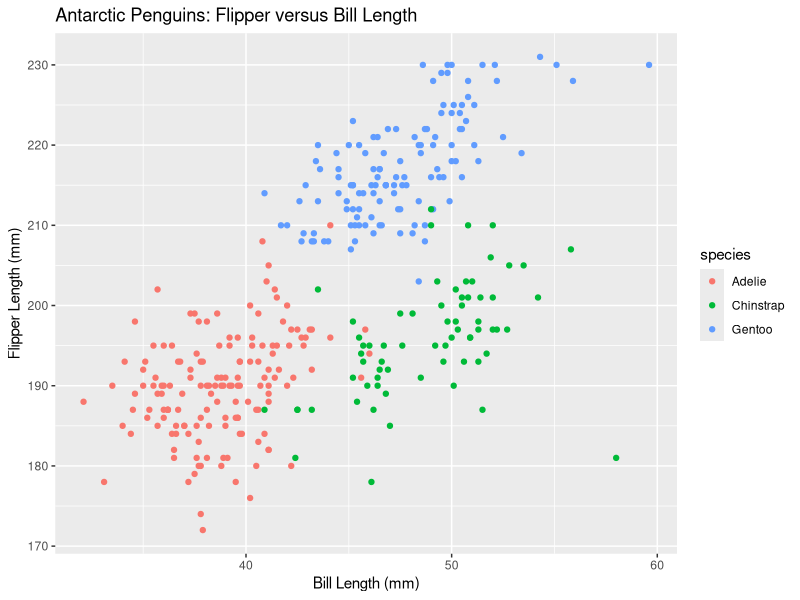
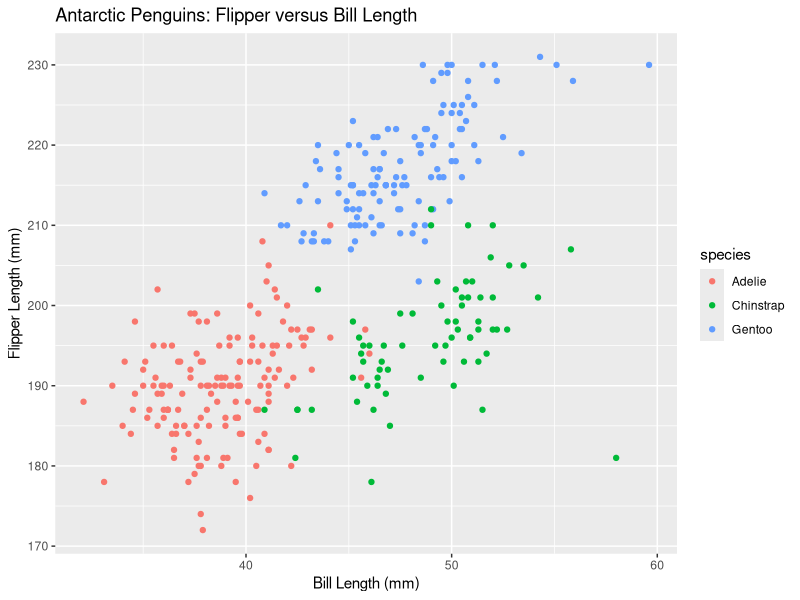

Recreate these plots in R, in order.
## ---- chunk 1
# load tidyverse
library(tidyverse)

# create our vectors
set.seed(123)
vec_normal = rnorm(10)

vec_logical = as.logical(vec_normal > 0)

vec_char = c("Learning", "R", "is", "so", "much", "fun", "indeed", "I", "do", "declare")

vec_factor = factor(c("alpacas", "sloths", "pandas", "pandas", "sloths", "alpacas", "alpacas", "alpacas", "sloths", "pandas"))

# create our data frame using the above defined vectors                    
df_prob_1 = tibble(
  vec_normal,
  vec_logical,
  vec_char,
  vec_factor
)

df_prob_1

## ---- chunk 2
as.numeric(vec_logical)
as.numeric(vec_char)
as.numeric(vec_factor)
## ---- chunk 3
# Step 1
logic_1 = as.numeric(vec_logical)
logic_1 * vec_normal

# Step 2
logic_2 = as.factor(vec_logical)
logic_2 * vec_normal

# Step 3
logic_3 = as.numeric(logic_2)
logic_3 * vec_normal
## ---- chunk 4
# load data
data("penguins", package = "palmerpenguins")
## ---- chunk 5
# load dplyr
library(dplyr)

# create scatter plot using ggplot
penguins %>% 
  ggplot(aes(x = bill_length_mm, y = flipper_length_mm, 
             color = species)) +
  geom_point() + 
  ggtitle("Antarctic Penguins: Flipper versus Bill Length") + 
  xlab("Bill Length (mm)") + 
  ylab("Flipper Length (mm)")

# export scatter plot to PDF
ggsave("penguins_scatter_plot.pdf", height = 6, width = 6)
